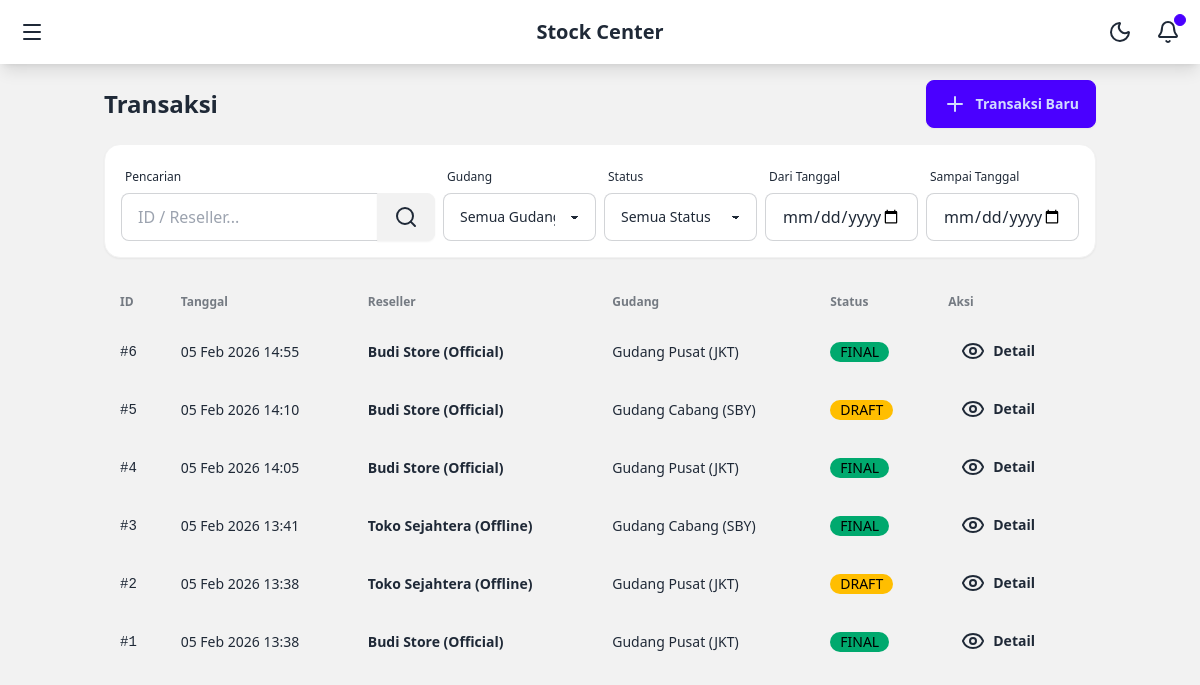
Page /transactions/ (signed in) on the committed database.
### core/models.py (models this page shows, shortened)
class Transaction(models.Model):
    STATUS_CHOICES = [
        ('DRAFT', 'Draft'),
        ('FINAL', 'Final'),
    ]
    reseller = models.ForeignKey(Reseller, on_delete=models.CASCADE)
    warehouse = models.ForeignKey(Warehouse, on_delete=models.CASCADE)
    user = models.ForeignKey(User, on_delete=models.SET_NULL, null=True)
    status = models.CharField(max_length=10, choices=STATUS_CHOICES, default='DRAFT')
    created_at = models.DateTimeField(auto_now_add=True)

class Reseller(models.Model):
    user = models.OneToOneField(User, on_delete=models.SET_NULL, null=True, blank=True, related_name='reseller_profile')
    name = models.CharField(max_length=255)
    phone = models.CharField(max_length=20)
    address = models.TextField()
    credit_limit = models.DecimalField(max_digits=12, decimal_places=2, default=0)
    current_balance = models.DecimalField(max_digits=12, decimal_places=2, default=0)

class Warehouse(models.Model):
    name = models.CharField(max_length=255)
    location = models.CharField(max_length=255)
    is_active = models.BooleanField(default=True)

### core/views.py (the view)
# urls.py: path('transactions/', views.TransactionListView.as_view(), name='transaction_list'),
@method_decorator(login_required, name='dispatch')
class TransactionListView(ListView):
    model = Transaction
    template_name = 'transaction/list.html'
    context_object_name = 'transactions'
    ordering = ['-created_at']
    paginate_by = 10
    def get_queryset(self):
        queryset = Transaction.objects.all().order_by('-created_at')
        if hasattr(self.request.user, 'reseller_profile'):
            queryset = queryset.filter(reseller=self.request.user.reseller_profile)
        query = self.request.GET.get('q')
        if query:
             queryset = queryset.filter(
                Q(id__icontains=query) |
                Q(reseller__name__icontains=query) |
                Q(warehouse__name__icontains=query)
            )
        warehouse_id = self.request.GET.get('warehouse')
        if warehouse_id:
            queryset = queryset.filter(warehouse_id=warehouse_id)
        status = self.request.GET.get('status')
        if status:
            queryset = queryset.filter(status=status)
        start_date = self.request.GET.get('start_date')
        end_date = self.request.GET.get('end_date')
        if start_date:
            queryset = queryset.filter(created_at__date__gte=start_date)
        if end_date:
            queryset = queryset.filter(created_at__date__lte=end_date)
        return queryset
    def get_context_data(self, **kwargs):
        context = super().get_context_data(**kwargs)
        context['warehouses'] = Warehouse.objects.all()
        context['status_choices'] = Transaction.STATUS_CHOICES
        return context

### templates/transaction/list.html (shortened to what this page needs)
{% extends 'base.html' %}
{% block content %}
<div class="flex flex-col gap-4 mb-6">
    <div class="flex flex-col lg:flex-row justify-between items-start lg:items-center gap-4">
        <h1 class="text-2xl font-bold">Transaksi</h1>
        <a href="{% url 'transaction_create' %}" class="btn btn-primary w-full lg:w-auto">
            <i data-lucide="plus"></i> Transaksi Baru
        </a>
    </div>
    <form method="get" class="bg-base-100 p-4 rounded-box shadow-sm border border-base-200">
        <div class="grid grid-cols-1 sm:grid-cols-2 lg:grid-cols-6 gap-2 items-end">
            <div class="form-control lg:col-span-2">
                <label class="label"><span class="label-text-alt">Pencarian</span></label>
                <div class="join w-full">
                    <input type="text" name="q" placeholder="ID / Reseller..." class="input input-bordered join-item w-full" value="{{ request.GET.q|default:'' }}">
                    <button class="btn join-item"><i data-lucide="search"></i></button>
                </div>
            </div>
            <div class="form-control">
                <label class="label"><span class="label-text-alt">Gudang</span></label>
                <select name="warehouse" class="select select-bordered w-full" onchange="this.form.submit()">
                    <option value="">Semua Gudang</option>
                </select>
            </div>
            <div class="form-control">
                <label class="label"><span class="label-text-alt">Status</span></label>
                <select name="status" class="select select-bordered w-full" onchange="this.form.submit()">
                    <option value="">Semua Status</option>
                </select>
            </div>
            <div class="form-control">
                <label class="label"><span class="label-text-alt">Dari Tanggal</span></label>
                <input type="date" name="start_date" class="input input-bordered w-full" value="{{ request.GET.start_date|default:'' }}" onchange="this.form.submit()">
            </div>
            <div class="form-control">
                <label class="label"><span class="label-text-alt">Sampai Tanggal</span></label>
                <input type="date" name="end_date" class="input input-bordered w-full" value="{{ request.GET.end_date|default:'' }}" onchange="this.form.submit()">
            </div>
        </div>
    </form>
</div>
<div class="overflow-x-auto">
    <table class="table w-full">
        <thead>
            <tr>
                <th>ID</th>
                <th>Tanggal</th>
                <th>Reseller</th>
                <th>Gudang</th>
                <th>Status</th>
                <th>Aksi</th>
            </tr>
        </thead>
        <tbody>
            {% for trx in transactions %}
            <tr class="hover">
                <td class="font-mono">#{{ trx.id }}</td>
                <td>{{ trx.created_at|date:"d M Y H:i" }}</td>
                <td class="font-bold">{{ trx.reseller.name }}</td>
                <td>{{ trx.warehouse.name }}</td>
                <td>
                    {% if trx.status == 'FINAL' %}
                    <span class="badge badge-success">FINAL</span>
                    {% else %}
                    <span class="badge badge-warning">DRAFT</span>
                    {% endif %}
                </td>
                <td>
                    <a href="{% url 'transaction_detail' trx.pk %}" class="btn btn-sm btn-ghost">
                        <i data-lucide="eye"></i> Detail
                    </a>
                </td>
            </tr>
            {% endfor %}
        </tbody>
    </table>
</div>
{% endblock %}

### templates/base.html (style rules this page uses)
body { font-family: ui-sans-serif, system-ui, -apple-system, BlinkMacSystemFont, "Segoe UI", Roboto, "Helvetica Neue", Arial, "Noto Sans", sans-serif; }

### rows in the picture
Transaction: id "6", created_at "05 Feb 2026 14:55", reseller.name "Budi Store (Official)", warehouse.name "Gudang Pusat (JKT)", status "FINAL"
Transaction: id "5", created_at "05 Feb 2026 14:10", reseller.name "Budi Store (Official)", warehouse.name "Gudang Cabang (SBY)", status "DRAFT"
Transaction: id "4", created_at "05 Feb 2026 14:05", reseller.name "Budi Store (Official)", warehouse.name "Gudang Pusat (JKT)", status "FINAL"
Transaction: id "3", created_at "05 Feb 2026 13:41", reseller.name "Toko Sejahtera (Offline)", warehouse.name "Gudang Cabang (SBY)", status "FINAL"
Transaction: id "2", created_at "05 Feb 2026 13:38", reseller.name "Toko Sejahtera (Offline)", warehouse.name "Gudang Pusat (JKT)", status "DRAFT"
Transaction: id "1", created_at "05 Feb 2026 13:38", reseller.name "Budi Store (Official)", warehouse.name "Gudang Pusat (JKT)", status "FINAL"
